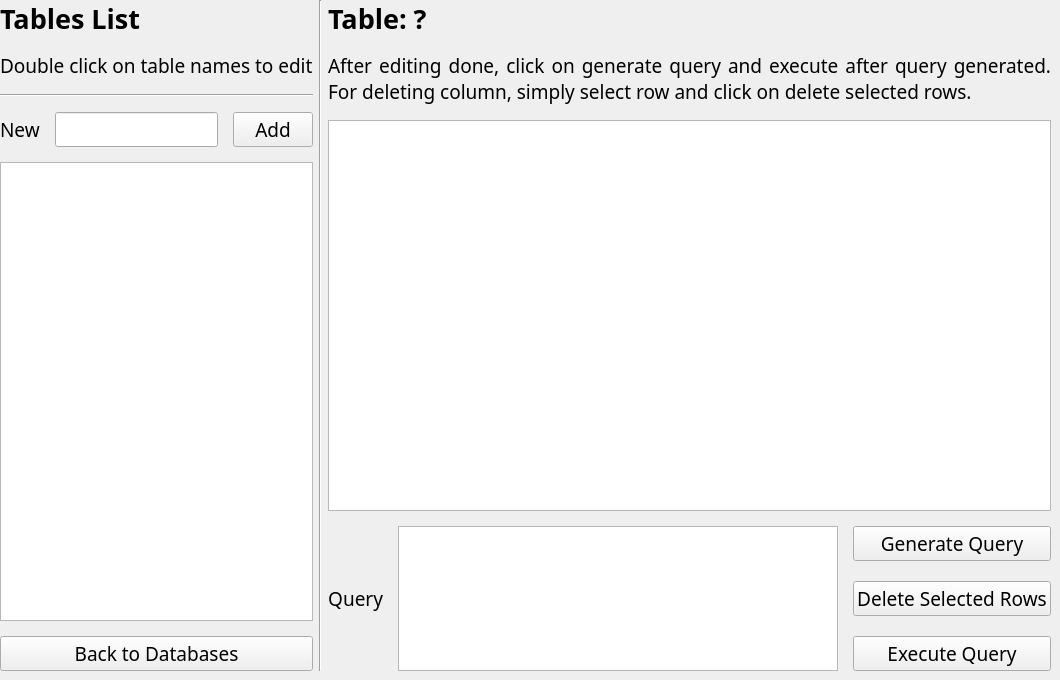
      <widget class="QWidget" name="tablesAndColumns">
       <widget class="QWidget" name="layoutWidget">
        <property name="geometry">
         <rect>
          <x>0</x>
          <y>0</y>
          <width>1051</width>
          <height>671</height>
         </rect>
        </property>
        <layout class="QHBoxLayout" name="horizontalLayout_4" stretch="1,0,3">
         <item>
          <layout class="QVBoxLayout" name="verticalLayout_4">
           <property name="spacing">
            <number>15</number>
           </property>
           <item>
            <widget class="QLabel" name="lbldbName">
             <property name="font">
              <font>
               <family>Vazir Code</family>
               <pointsize>20</pointsize>
               <bold>true</bold>
              </font>
             </property>
             <property name="text">
              <string>Tables List</string>
             </property>
            </widget>
           </item>
           <item>
            <widget class="QLabel" name="label_17">
             <property name="font">
              <font>
               <family>Vazir Code</family>
               <pointsize>14</pointsize>
              </font>
             </property>
             <property name="text">
              <string>Double click on table names to edit</string>
             </property>
            </widget>
           </item>
           <item>
            <widget class="Line" name="line">
             <property name="orientation">
              <enum>Qt::Orientation::Horizontal</enum>
             </property>
            </widget>
           </item>
           <item>
            <layout class="QHBoxLayout" name="horizontalLayout_10">
             <item>
              <widget class="QLabel" name="label_8">
               <property name="font">
                <font>
                 <family>Vazir Code</family>
                 <pointsize>14</pointsize>
                </font>
               </property>
               <property name="text">
                <string>New</string>
               </property>
              </widget>
             </item>
             <item>
              <widget class="QLineEdit" name="edtAddtbl">
               <property name="font">
                <font>
                 <family>Vazir Code</family>
                 <pointsize>14</pointsize>
                </font>
               </property>
              </widget>
             </item>
             <item>
              <widget class="QPushButton" name="btnAddtbl">
               <property name="font">
                <font>
                 <family>Vazir Code</family>
                 <pointsize>14</pointsize>
                </font>
               </property>
               <property name="text">
                <string>Add</string>
               </property>
              </widget>
             </item>
            </layout>
           </item>
           <item>
            <widget class="QTableWidget" name="tblList">
             <property name="sizePolicy">
              <sizepolicy hsizetype="Expanding" vsizetype="Expanding">
               <horstretch>1</horstretch>
               <verstretch>0</verstretch>
              </sizepolicy>
             </property>
             <property name="font">
              <font>
               <family>Vazir Code</family>
               <pointsize>14</pointsize>
              </font>
             </property>
             <property name="styleSheet">
              <string notr="true"/>
             </property>
            </widget>
           </item>
           <item>
            <widget class="QPushButton" name="btnBackDb">
             <property name="font">
              <font>
               <family>Vazir Code</family>
               <pointsize>14</pointsize>
              </font>
             </property>
             <property name="text">
              <string>Back to Databases</string>
             </property>
            </widget>
           </item>
          </layout>
         </item>
         <item>
          <widget class="Line" name="line_2">
           <property name="orientation">
            <enum>Qt::Orientation::Vertical</enum>
           </property>
          </widget>
         </item>
         <item>
          <layout class="QVBoxLayout" name="verticalLayout_2" stretch="0,0,3,1">
           <property name="spacing">
            <number>15</number>
           </property>
           <item>
            <widget class="QLabel" name="lblTableName">
             <property name="font">
              <font>
               <family>Vazir Code</family>
               <pointsize>20</pointsize>
               <bold>true</bold>
              </font>
             </property>
             <property name="text">
              <string>Table: ?</string>
             </property>
            </widget>
           </item>
           <item>
            <widget class="QLabel" name="label_19">
             <property name="font">
              <font>
               <family>Vazir Code</family>
               <pointsize>14</pointsize>
              </font>
             </property>
             <property name="text">
              <string>After editing done, click on generate query and execute after query generated. For deleting column, simply select row and click on delete selected rows.</string>
             </property>
             <property name="alignment">
              <set>Qt::AlignmentFlag::AlignJustify|Qt::AlignmentFlag::AlignVCenter</set>
             </property>
             <property name="wordWrap">
              <bool>true</bool>
             </property>
            </widget>
           </item>
           <item>
            <widget class="QTableWidget" name="opTable">
             <property name="sizePolicy">
              <sizepolicy hsizetype="Expanding" vsizetype="Expanding">
               <horstretch>0</horstretch>
               <verstretch>0</verstretch>
              </sizepolicy>
             </property>
             <property name="font">
              <font>
               <family>Vazir Code</family>
               <pointsize>14</pointsize>
              </font>
             </property>
             <property name="frameShape">
              <enum>QFrame::Shape::StyledPanel</enum>
             </property>
             <property name="dragDropOverwriteMode">
              <bool>false</bool>
             </property>
             <property name="selectionMode">
              <enum>QAbstractItemView::SelectionMode::ExtendedSelection</enum>
             </property>
             <property name="selectionBehavior">
              <enum>QAbstractItemView::SelectionBehavior::SelectRows</enum>
             </property>
             <property name="textElideMode">
              <enum>Qt::TextElideMode::ElideMiddle</enum>
             </property>
             <property name="cornerButtonEnabled">
              <bool>true</bool>
             </property>
            </widget>
           </item>
           <item>
            <layout class="QHBoxLayout" name="horizontalLayout_6">
             <item>
              <layout class="QHBoxLayout" name="horizontalLayout_5">
               <item>
                <widget class="QLabel" name="label_5">
                 <property name="font">
                  <font>
                   <family>Vazir Code</family>
                   <pointsize>14</pointsize>
                  </font>
                 </property>
                 <property name="text">
                  <string>Query</string>
                 </property>
                 <property name="alignment">
                  <set>Qt::AlignmentFlag::AlignRight|Qt::AlignmentFlag::AlignTrailing|Qt::AlignmentFlag::AlignVCenter</set>
                 </property>
                </widget>
               </item>
               <item>
                <widget class="QTextEdit" name="edtQuery">
                 <property name="font">
                  <font>
                   <family>Vazir Code</family>
                   <pointsize>14</pointsize>
                  </font>
                 </property>
                </widget>
               </item>
              </layout>
             </item>
             <item>
              <layout class="QVBoxLayout" name="verticalLayout_3">
               <property name="spacing">
                <number>20</number>
               </property>
               <item>
                <spacer name="verticalSpacer_3">
                 <property name="font">
                  <font>
                   <family>Vazir Code</family>
                   <pointsize>14</pointsize>
                  </font>
                 </property>
                 <property name="orientation">
                  <enum>Qt::Orientation::Vertical</enum>
                 </property>
                 <property name="sizeHint" stdset="0">
                  <size>
                   <width>20</width>
                   <height>40</height>
                  </size>
                 </property>
                </spacer>
               </item>
               <item>
                <widget class="QPushButton" name="btnGenQuery">
                 <property name="font">
                  <font>
                   <family>Vazir Code</family>
                   <pointsize>14</pointsize>
                  </font>
                 </property>
                 <property name="text">
                  <string>Generate Query</string>
                 </property>
                </widget>
               </item>
               <item>
                <widget class="QPushButton" name="btnDelRow">
                 <property name="font">
                  <font>
                   <family>Vazir Code</family>
                   <pointsize>14</pointsize>
                  </font>
                 </property>
                 <property name="text">
                  <string>Delete Selected Rows</string>
                 </property>
                </widget>
               </item>
               <item>
                <widget class="QPushButton" name="btnExecuteQuery">
                 <property name="sizePolicy">
                  <sizepolicy hsizetype="Minimum" vsizetype="Fixed">
                   <horstretch>0</horstretch>
                   <verstretch>0</verstretch>
                  </sizepolicy>
                 </property>
                 <property name="baseSize">
                  <size>
                   <width>0</width>
                   <height>0</height>
                  </size>
                 </property>
                 <property name="font">
                  <font>
                   <family>Vazir Code</family>
                   <pointsize>14</pointsize>
                  </font>
                 </property>
                 <property name="text">
                  <string>Execute Query</string>
                 </property>
                </widget>
               </item>
               <item>
                <spacer name="verticalSpacer_4">
                 <property name="font">
                  <font>
                   <family>Vazir Code</family>
                   <pointsize>14</pointsize>
                  </font>
                 </property>
                 <property name="orientation">
                  <enum>Qt::Orientation::Vertical</enum>
                 </property>
                 <property name="sizeHint" stdset="0">
                  <size>
                   <width>20</width>
                   <height>40</height>
                  </size>
                 </property>
                </spacer>
               </item>
              </layout>
             </item>
            </layout>
           </item>
          </layout>
         </item>
        </layout>
       </widget>
      </widget>
